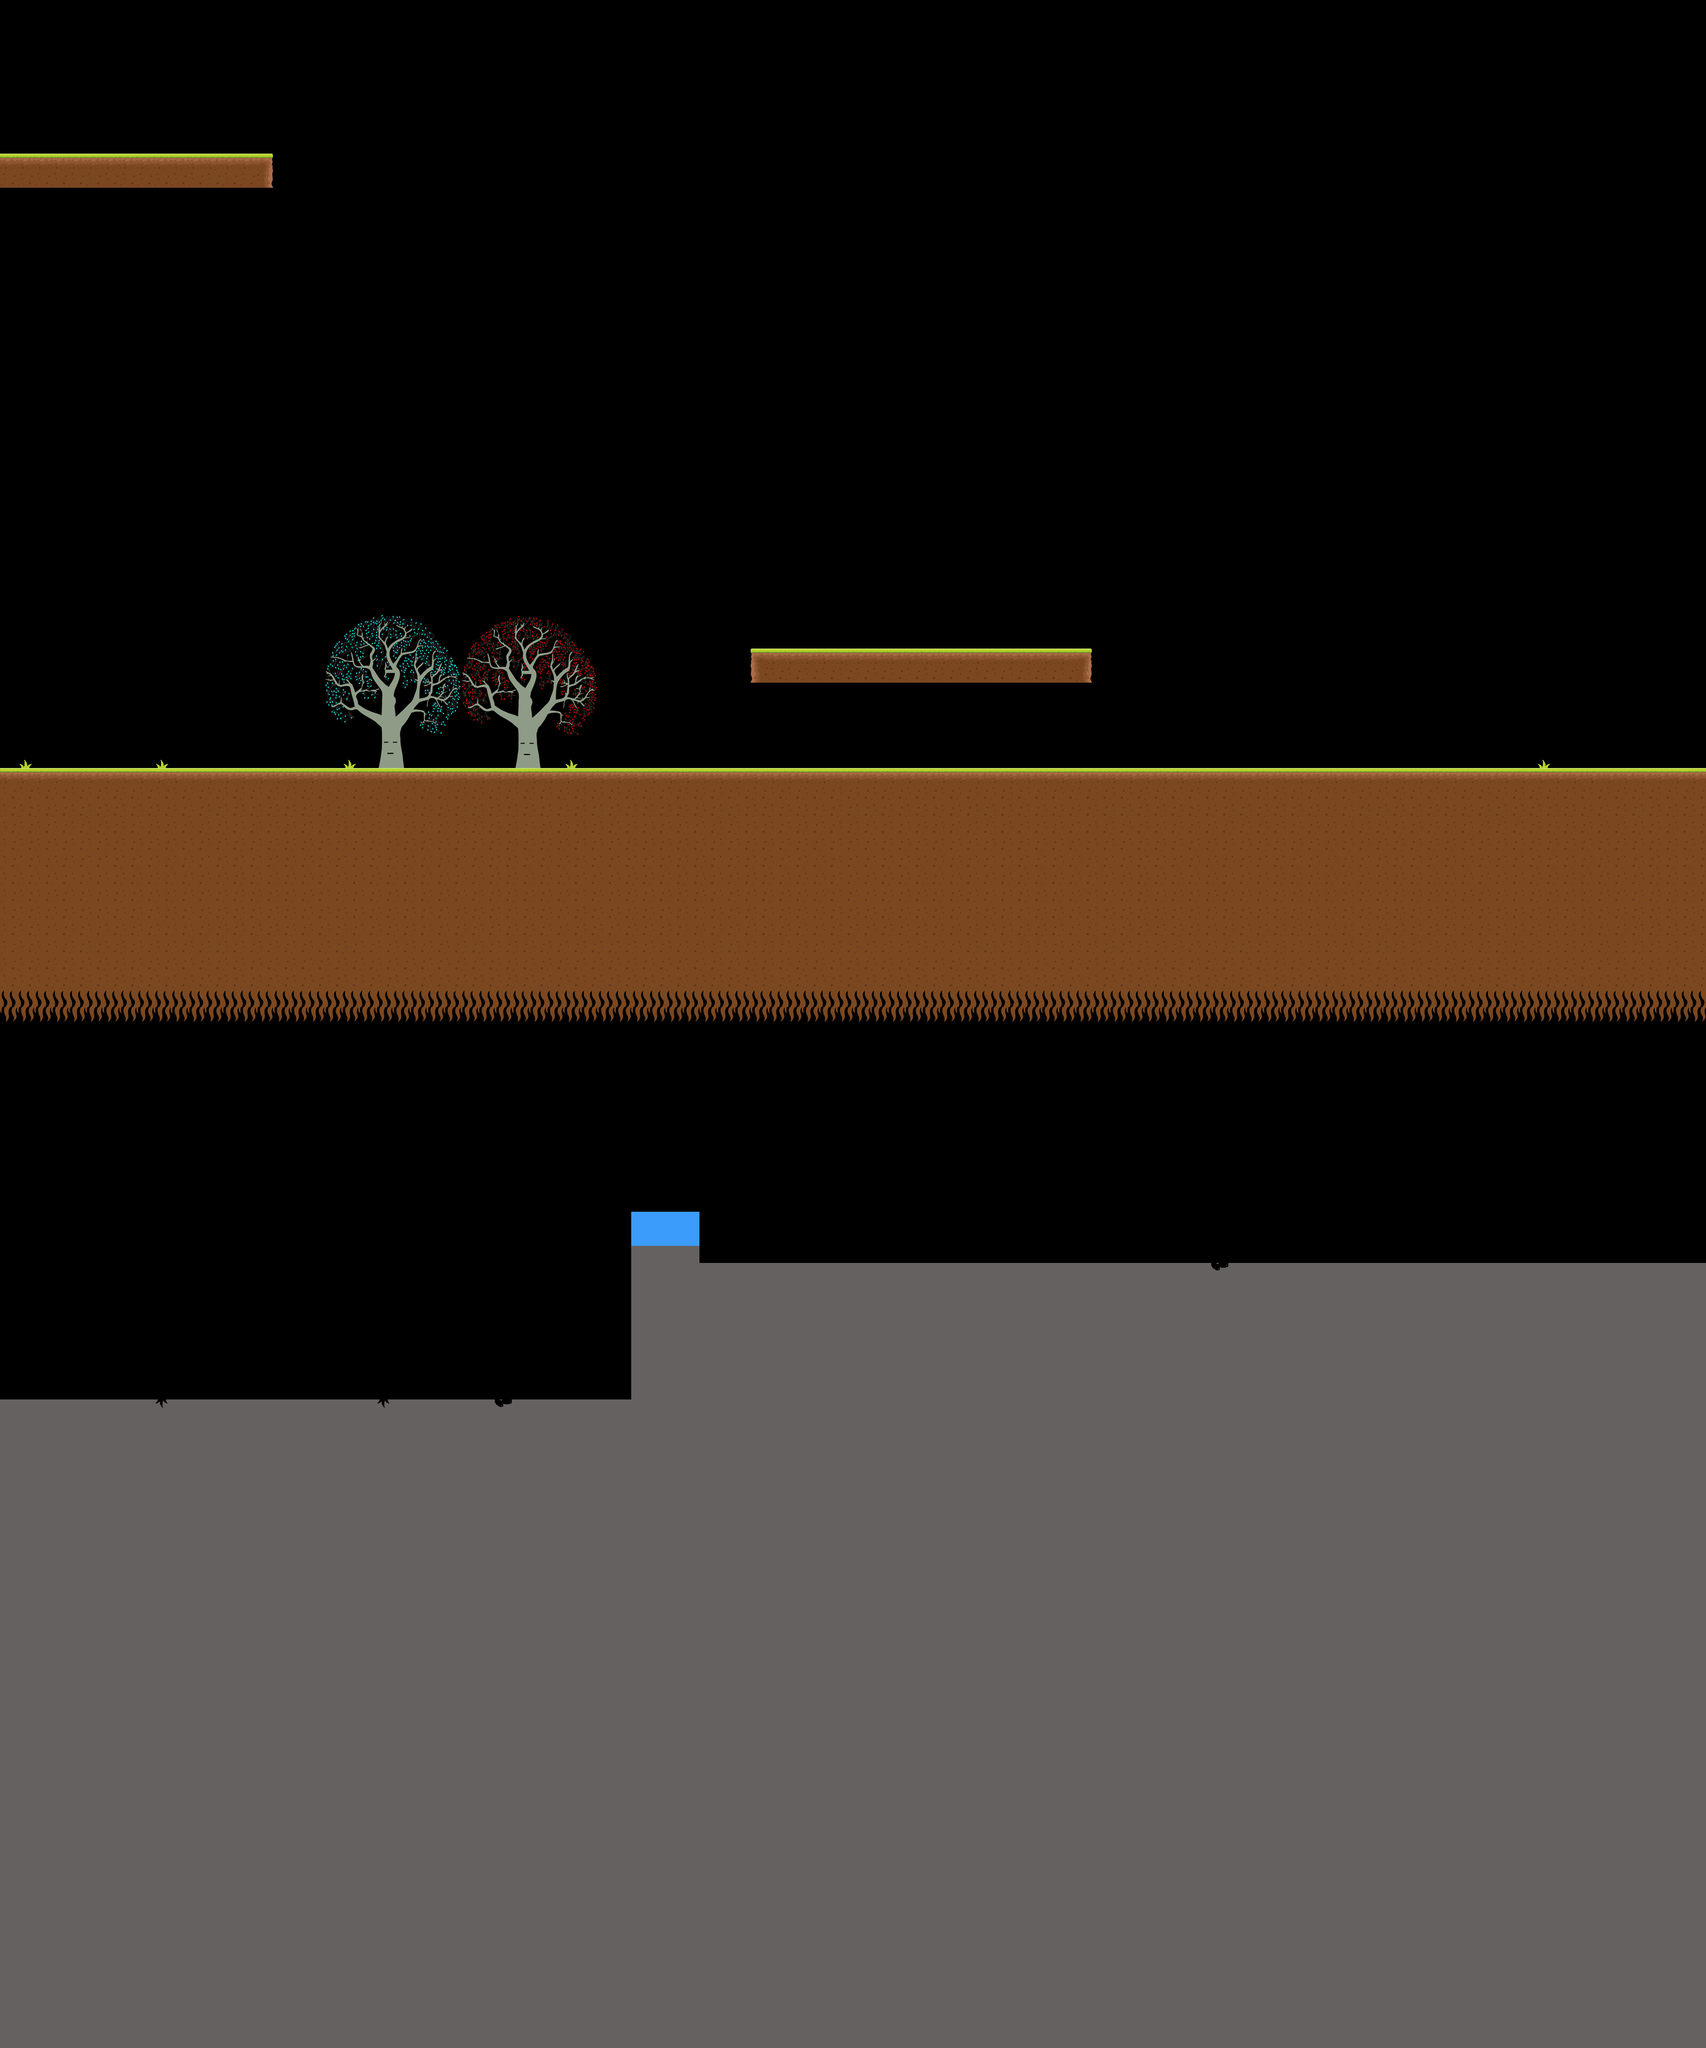

Tiled map render using the project's own tile images. Description and the map definition, with tile-layer contents summarised, below:
An orthogonal 100x120 tile map with 32x32 px tiles, 7 tile layers (Golgota_bg, Golgota_1, Golgota_0, transicao, ...), 8 tilesets and 14 objects (4x totem, 2x end, Ren, Ren2, Ben, ...).

<map version="1.0" orientation="orthogonal" renderorder="right-down" width="100" height="120" tilewidth="32" tileheight="32" nextobjectid="57">
 <tileset firstgid="1" name="ground_elements" tilewidth="32" tileheight="32" spacing="2" margin="1" tilecount="20" columns="5">
  <image source="tilesets/ground_elements.png" width="170" height="136" />
  <tile id="0">
   <properties>
    <property name="name" value="ground" />
    <property name="physics" value="true" />
    <property name="solid" value="true" />
   </properties>
  </tile>
  <tile id="1">
   <properties>
    <property name="name" value="ground" />
    <property name="physics" value="true" />
    <property name="solid" value="true" />
   </properties>
  </tile>
  <tile id="2">
   <properties>
    <property name="name" value="ground" />
    <property name="physics" value="true" />
    <property name="solid" value="true" />
   </properties>
  </tile>
  <tile id="5">
   <properties>
    <property name="name" value="underground" />
    <property name="physics" value="true" />
    <property name="solid" value="true" />
   </properties>
  </tile>
  <tile id="6">
   <properties>
    <property name="name" value="underground" />
    <property name="physics" value="true" />
    <property name="solid" value="true" />
   </properties>
  </tile>
  <tile id="7">
   <properties>
    <property name="bodyType" value="static" />
    <property name="name" value="underground" />
    <property name="physics" value="true" />
   </properties>
  </tile>
  <tile id="8">
   <properties>
    <property name="name" value="ground" />
    <property name="physics" value="true" />
    <property name="solid" value="true" />
   </properties>
  </tile>
  <tile id="11">
   <properties>
    <property name="name" value="death" />
    <property name="physics" value="true" />
   </properties>
  </tile>
  <tile id="15">
   <properties>
    <property name="name" value="ground" />
    <property name="physics" value="true" />
    <property name="solid" value="true" />
   </properties>
  </tile>
  <tile id="16">
   <properties>
    <property name="name" value="ground" />
    <property name="physics" value="true" />
    <property name="solid" value="true" />
   </properties>
  </tile>
 </tileset>
 <tileset firstgid="21" name="blue_tree" tilewidth="32" tileheight="32" spacing="2" margin="1" tilecount="72" columns="8">
  <image source="tilesets/blue_tree.png" trans="ff00ff" width="272" height="325" />
 </tileset>
 <tileset firstgid="93" name="red_tree" tilewidth="32" tileheight="32" spacing="2" margin="1" tilecount="72" columns="8">
  <image source="tilesets/red_tree.png" width="272" height="325" />
 </tileset>
 <tileset firstgid="165" name="totem" tilewidth="190" tileheight="298" tilecount="2" columns="2">
  <image source="tilesets/totem.png" trans="ff00ff" width="380" height="298" />
 </tileset>
 <tileset firstgid="167" name="neb_lit" tilewidth="50" tileheight="156" tilecount="1" columns="1">
  <image source="tilesets/neb_lit.png" trans="ff00ff" width="50" height="156" />
 </tileset>
 <tileset firstgid="168" name="crate" tilewidth="290" tileheight="290" tilecount="1" columns="1">
  <image source="tilesets/crate.jpg" trans="ff00ff" width="290" height="290" />
 </tileset>
 <tileset firstgid="169" name="chain" tilewidth="30" tileheight="1143" tilecount="1" columns="1">
  <image source="tilesets/chain.png" trans="ff00ff" width="30" height="1143" />
 </tileset>
 <tileset firstgid="170" name="flag" tilewidth="92" tileheight="102" tilecount="1" columns="1">
  <image source="tilesets/flag.png" trans="ff00ff" width="92" height="102" />
 </tileset>
 <layer name="Golgota_bg" width="100" height="120">
  <data>[12000 cells, 4822 non-empty, 1 distinct tile ids]</data>
 </layer>
 <layer name="Golgota_1" width="100" height="120">
  <data>[12000 cells, 801 non-empty, 9 distinct tile ids]</data>
 </layer>
 <objectgroup name="Golgota_obj">
  <properties>
   <property name="spriteLayer" value="true" />
  </properties>
  <object id="23" name="Ren" x="64.4025" y="2708.85" width="50" height="78" />
  <object id="46" name="Ren2" x="1328.13" y="2485.12" width="50" height="78" />
  <object id="49" name="totemToBen2" type="totem" gid="166" x="1483.76" y="2665.93" width="190" height="298">
   <properties>
    <property name="bodyType" value="dynamic" />
    <property name="bounce" value="0" />
    <property name="destinationObjectName" value="Ben2" />
    <property name="id" value="g2" />
    <property name="offscreenPhysics" value="true" />
    <property name="physics" value="true" />
   </properties>
  </object>
  <object id="50" name="totemToBen3" type="totem" gid="166" x="703.872" y="3838.03" width="190" height="298">
   <properties>
    <property name="bodyType" value="dynamic" />
    <property name="bounce" value="0" />
    <property name="destinationObjectName" value="Ben3" />
    <property name="id" value="g1" />
    <property name="offscreenPhysics" value="true" />
    <property name="physics" value="true" />
   </properties>
  </object>
  <object id="56" name="end" gid="170" x="3097.96" y="2469.07" width="92" height="102">
   <properties>
    <property name="physics" value="true" />
   </properties>
  </object>
 </objectgroup>
 <layer name="Golgota_0" width="100" height="120">
  <data>[12000 cells, 0 non-empty, 0 distinct tile ids]</data>
 </layer>
 <layer name="transicao" width="100" height="120">
  <data>[12000 cells, 1900 non-empty, 4 distinct tile ids]</data>
 </layer>
 <layer name="Odihna_bg" width="100" height="120">
  <data>[12000 cells, 0 non-empty, 0 distinct tile ids]</data>
 </layer>
 <layer name="Odihna_1" width="100" height="120">
  <data>[12000 cells, 654 non-empty, 84 distinct tile ids]</data>
 </layer>
 <objectgroup name="Odihna_obj">
  <properties>
   <property name="spriteLayer" value="true" />
  </properties>
  <object id="24" name="Ben" x="59.7145" y="1357.89" width="50" height="78" />
  <object id="42" name="guarda" gid="167" x="3000.44" y="1440.36" width="50" height="176">
   <properties>
    <property name="physics" value="true" />
    <property name="solid" value="true" />
   </properties>
  </object>
  <object id="44" name="totemToRen2I" type="totem" gid="165" x="1684.65" y="1216.57" width="190" height="298">
   <properties>
    <property name="destinationObjectName" value="Ren2" />
    <property name="id" value="o1" />
    <property name="physics" value="true" />
    <property name="solid" value="true" />
   </properties>
  </object>
  <object id="45" name="totemToRen2" type="totem" gid="165" x="272.59" y="290.008" width="190" height="298">
   <properties>
    <property name="destinationObjectName" value="Ren2" />
    <property name="id" value="o2" />
    <property name="physics" value="true" />
    <property name="solid" value="true" />
   </properties>
  </object>
  <object id="47" name="Ben3" x="29.7519" y="206.845" width="50" height="78" />
  <object id="48" name="Ben2" x="2590.59" y="1361.13" width="50" height="78" />
  <object id="51" name="crate" gid="168" x="1400.06" y="2653.58" width="290" height="290">
   <properties>
    <property name="bodyType" value="dynamic" />
    <property name="bounce" value="0" />
    <property name="offscreenPhysics" value="true" />
    <property name="physics" value="true" />
   </properties>
  </object>
  <object id="53" name="chain" gid="169" x="1526.36" y="3809.19" width="30" height="1143">
   <properties>
    <property name="offscreenPhysics" value="true" />
    <property name="physics" value="true" />
    <property name="solid" value="true" />
   </properties>
  </object>
  <object id="55" name="end" gid="170" x="3103.78" y="1441.06" width="92" height="102">
   <properties>
    <property name="physics" value="true" />
   </properties>
  </object>
 </objectgroup>
 <layer name="Odihna_0" width="100" height="120">
  <data>[12000 cells, 72 non-empty, 72 distinct tile ids]</data>
 </layer>
</map>
